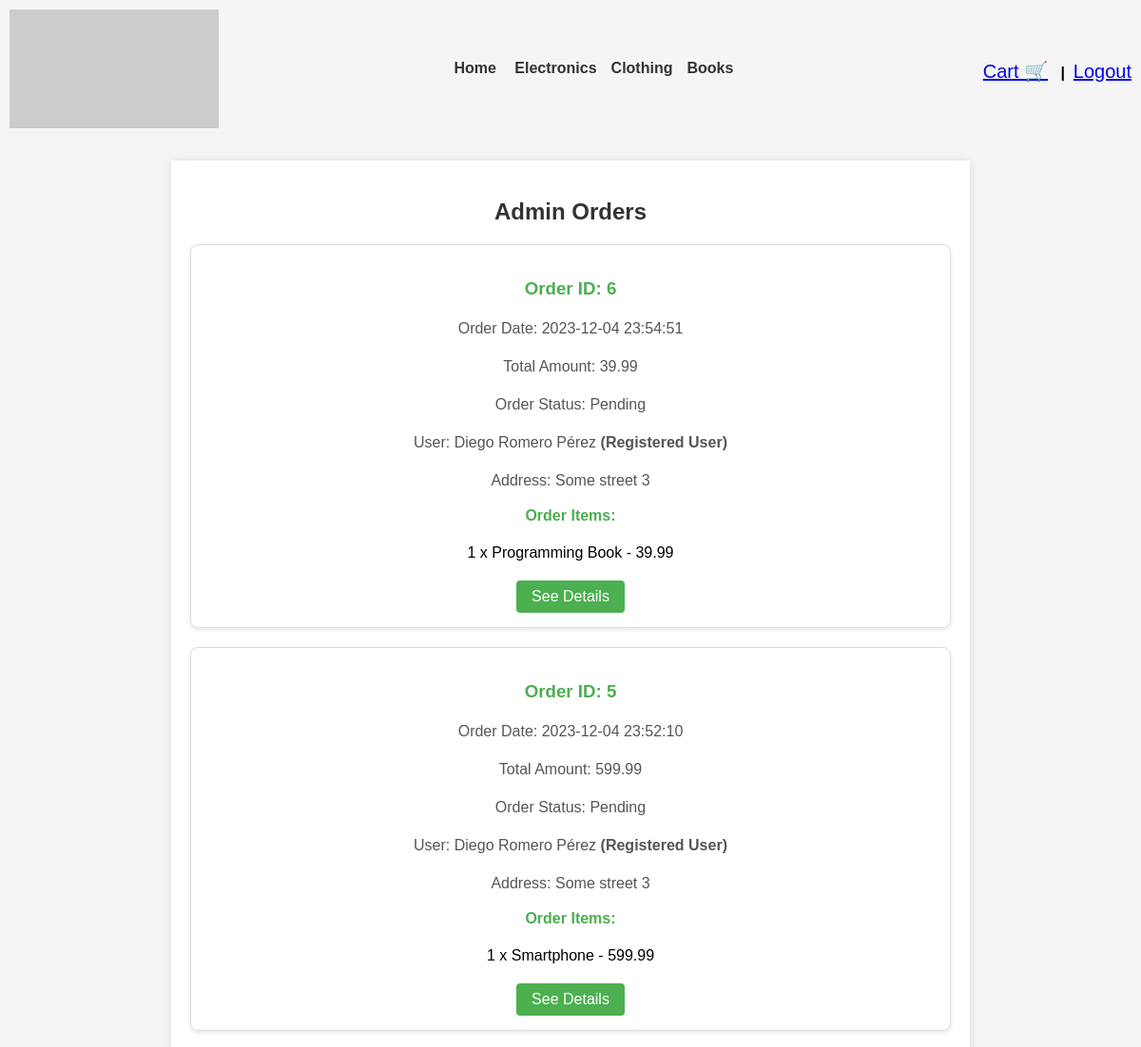
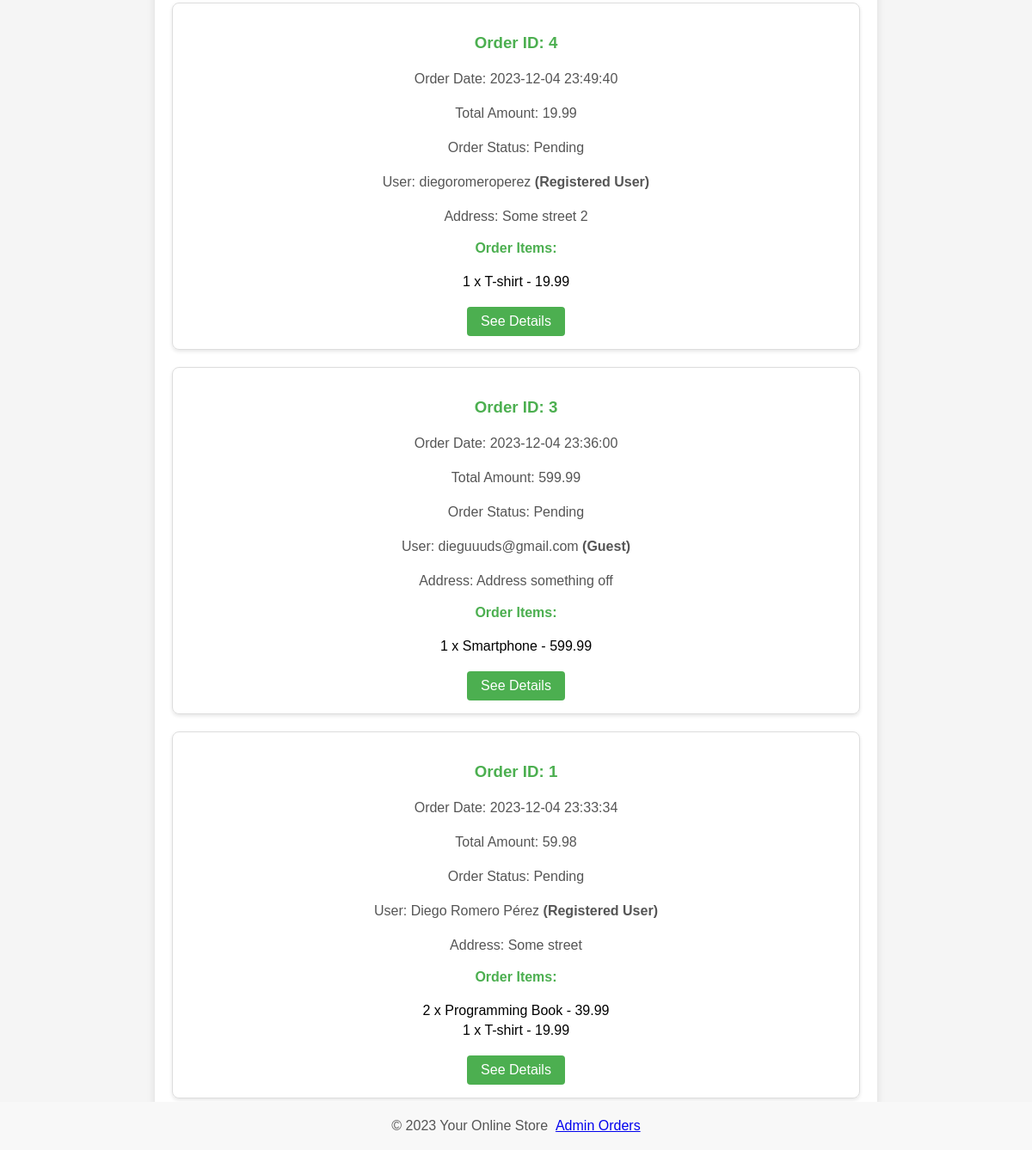
The page /pages/admin_orders.php (signed in) on the database as committed earlier (2 pictures, top to bottom).
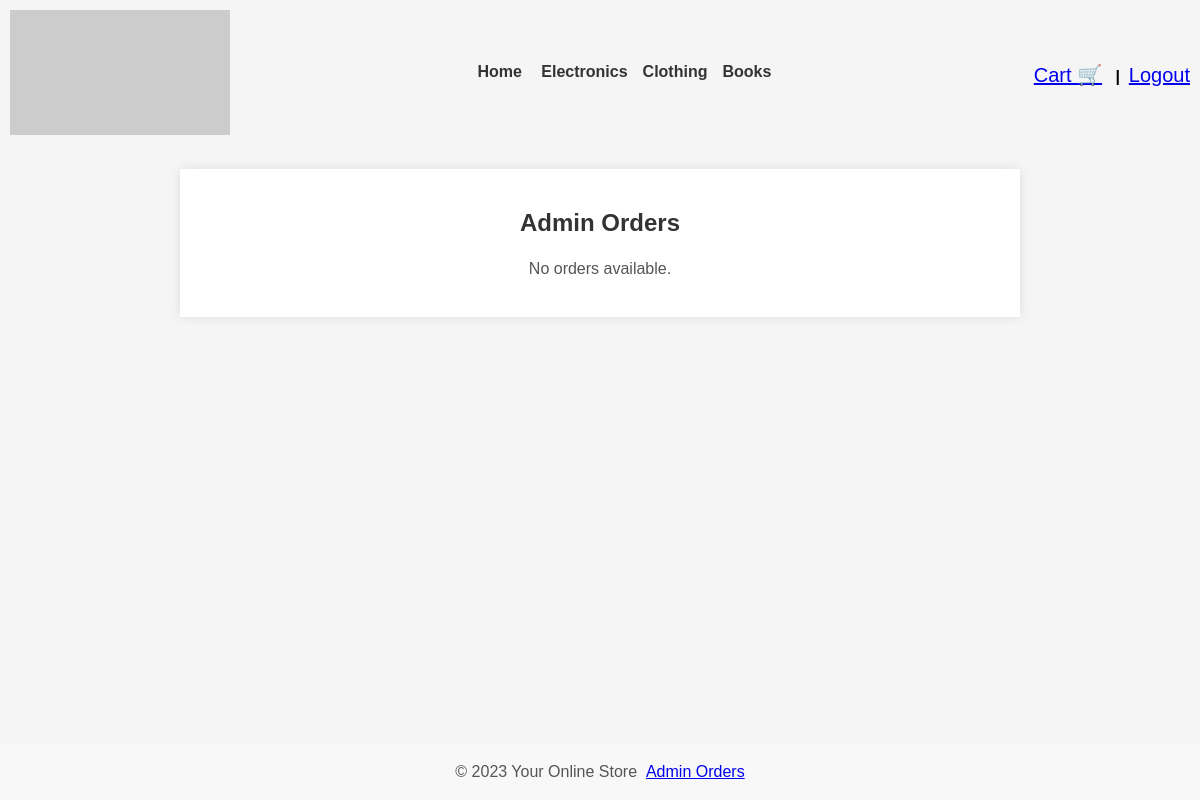
The same page on the database as committed later.
### tables this page shows
CREATE TABLE `categories` (
  `category_id` int(11) NOT NULL,
  `category_name` varchar(255) NOT NULL
);

CREATE TABLE `orders` (
  `order_id` int(11) NOT NULL,
  `user_id` int(11) DEFAULT NULL,
  `guest_id` int(11) DEFAULT NULL,
  `order_date` timestamp NOT NULL DEFAULT current_timestamp(),
  `total_amount` decimal(10,2) NOT NULL,
  `order_status` enum('Pending','Processing','Shipped','Delivered') DEFAULT 'Pending'
);

CREATE TABLE `users` (
  `user_id` int(11) NOT NULL,
  `username` varchar(50) NOT NULL,
  `password` varchar(255) NOT NULL,
  `email` varchar(255) NOT NULL,
  `full_name` varchar(100) NOT NULL,
  `address` varchar(255) DEFAULT NULL,
  `isAdmin` tinyint(1) DEFAULT 0,
  `created_at` timestamp NOT NULL DEFAULT current_timestamp()
);

CREATE TABLE `order_items` (
  `item_id` int(11) NOT NULL,
  `order_id` int(11) DEFAULT NULL,
  `product_id` int(11) DEFAULT NULL,
  `quantity` int(11) NOT NULL,
  `item_price` decimal(10,2) NOT NULL
);

CREATE TABLE `products` (
  `product_id` int(11) NOT NULL,
  `category_id` int(11) DEFAULT NULL,
  `product_name` varchar(255) NOT NULL,
  `description` text DEFAULT NULL,
  `price` decimal(10,2) NOT NULL,
  `stock_quantity` int(11) NOT NULL
);

CREATE TABLE `guests` (
  `guest_id` int(11) NOT NULL,
  `username` varchar(50) NOT NULL,
  `email` varchar(255) NOT NULL,
  `address` varchar(255) DEFAULT NULL,
  `created_at` timestamp NOT NULL DEFAULT current_timestamp()
);

### pages/admin_orders.php (the view, shortened to what this page needs)
<?php require_once(__DIR__ . '../../database/db.php'); ?>
<?php include_once(__DIR__ . '/../includes/header.php'); ?>
<main>
    <section class="admin-orders">
        <h2>Admin Orders</h2>
        <?php
        $query = "SELECT orders.*,
            users.full_name AS user_name, users.address AS user_address, users.full_name AS user_full_name,
            guests.username AS guest_user_name, guests.email AS guest_email, guests.address AS guest_address
          FROM orders
          LEFT JOIN users ON orders.user_id = users.user_id
          LEFT JOIN guests ON orders.guest_id = guests.guest_id
          ORDER BY orders.order_date DESC";
        $result = $conn->query($query);
        if ($result->num_rows > 0) {
            while ($row = $result->fetch_assoc()) {
                $orderId = $row['order_id'];
                $orderDate = $row['order_date'];
                $totalAmount = $row['total_amount'];
                $orderStatus = $row['order_status'];
                $userName = !$row['user_name'] ? $row['guest_user_name'] . "<strong> (Guest)</strong>" : $row['user_name'] . "<strong> (Registered User)</strong> ";
                $address = !$row['user_address'] ? $row['guest_address'] : $row['user_address'];
                echo "<div class='order'>";
                echo "<h3>Order ID: $orderId</h3>";
                echo "<p>Order Date: $orderDate</p>";
                echo "<p>Total Amount: $totalAmount</p>";
                echo "<p>Order Status: $orderStatus</p>";
                echo "<p>User: $userName</p>";
                echo "<p>Address: $address</p>";
                $itemsQuery = "SELECT order_items.quantity, order_items.item_price, products.product_name
                   FROM order_items
                   JOIN products ON order_items.product_id = products.product_id
                   WHERE order_items.order_id = $orderId";
                $itemsResult = $conn->query($itemsQuery);
                if ($itemsResult->num_rows > 0) {
                    echo "<h4>Order Items:</h4>";
                    echo "<ul>";
                    while ($item = $itemsResult->fetch_assoc()) {
                        echo "<li>{$item['quantity']} x {$item['product_name']} - {$item['item_price']}</li>";
                    }
                    echo "</ul>";
                } else {
                    echo "<p>No items in this order.</p>";
                }
                echo "<a href='order_details.php?order_id=$orderId' class='order-details-button'>See Details</a>";
                echo "</div>";
            }
        } else {
            echo "<p>No orders available.</p>";
        }
        ?>
    </section>
</main>
<?php include_once(__DIR__ . '/../includes/footer.php'); ?>

### includes/header.php (shortened to what this page needs)
<?php require_once(__DIR__ . '../../database/db.php'); ?>
<!DOCTYPE html>
<html lang="en">
<head>
</head>
<body>
    <header>
        <link rel="stylesheet" href="/online-store/assets/css/navbar.css">
        <span class="logo"><img src="https://dummyimage.com/220x125/000/fff" alt="Logo"></span>
        <nav>
            <ul>
                <li><a href="/online-store/index.php">Home</a></li>
                <?php
                $sql = "SELECT * FROM categories";
                $result = $conn->query($sql);
                if ($result->num_rows > 0) {
                    while ($row = $result->fetch_assoc()) {
                        $categoryId = $row['category_id'];
                        $categoryName = $row['category_name'];
                        echo "<li><a href='/online-store/pages/category.php?category=$categoryId'>$categoryName</a></li>";
                    }
                } else {
                    echo "<li>No categories available</li>";
                }
                ?>
            </ul>
        </nav>
        <div>
            <?php
            $cartItemCount = 0;
            if (isset($_SESSION['cart']) && is_array($_SESSION['cart'])) {
                $cartItemCount = count($_SESSION['cart']);
            } else {
                $cartItemCount = 0;
            }
            $cartItemCountStr = $cartItemCount > 0 ? '(' . $cartItemCount . ' elements in the cart)' : '';
            echo "<a class='cart-icon' href='/online-store/pages/view_cart.php'>Cart <span class='cart-icon'>🛒</span>$cartItemCountStr</a>&nbsp;&nbsp;";
            if (isset($_SESSION['user']['user_id'])) {
                echo "&nbsp;<strong>|</strong>&nbsp;
                        <a class='cart-icon' href='/online-store/pages/logout.php'>Logout</a>";
            } else {
                echo "&nbsp;<strong>|</strong>&nbsp;
                        <a class='cart-icon' href='/online-store/pages/login.php'>Login</a>";
            }
            ?>
        </div>
    </header>

### includes/footer.php
        <link rel="stylesheet" href="/online-store/assets/css/footer.css">
        <footer>
            <?php
            if (isset($_SESSION['user']['isAdmin']) && $_SESSION['user']['isAdmin']) {
                echo '<p>&copy; 2023 Your Online Store &nbsp;<a href="/online-store/pages/admin_orders.php">Admin Orders</a></p>';
            } else {
                echo '<p>&copy; 2023 Your Online Store</p>';
            }
            ?>
        </footer>
    </body>
</html>

### assets/css/navbar.css (style rules this page uses)
header { display: flex; justify-content: space-between; align-items: center; padding: 10px; }
nav ul { list-style: none; padding: 0; margin: 0; text-align: center; }
nav li { display: inline-block; margin-right: 15px; }
nav a { text-decoration: none; color: #333; font-weight: bold; font-size: 16px; }
.cart-icon { font-size: 20px; }

### assets/css/footer.css (style rules this page uses)
body { margin: 0; padding: 0; min-height: 100vh; position: relative; }
footer { position: fixed; bottom: 0; width: 100%; background-color: #f8f8f8; text-align: center; }

### pages/admin_orders.php (style rules this page uses)
body { font-family: 'Arial', sans-serif; background-color: #f5f5f5; margin: 0; padding: 0; }
main { max-width: 800px; margin: 20px auto; background-color: white; padding: 20px; box-shadow: 0 0 10px rgba(0, 0, 0, 0.1); }
.admin-orders { text-align: center; }
h2 { color: #333; }
p { color: #555; line-height: 1.5; }
ul { list-style-type: none; padding: 0; margin: 10px 0; }
li { margin-bottom: 5px; }
h3 { color: #4caf50; margin-top: 20px; }
h4 { color: #4caf50; margin-top: 15px; }
.order { border: 1px solid #ddd; padding: 15px; margin: 20px 0; border-radius: 8px; box-shadow: 0 2px 4px rgba(0, 0, 0, 0.1); }
.order-details-button { background-color: #4caf50; color: white; padding: 8px 16px; text-decoration: none; border-radius: 4px; display: inline-block; margin-top: 10px; transition: background-color 0.3s; }

Rows that differ between the two databases and show on the page:
removed orders: order_id "6", order_date "2023-12-04 23:54:51", total_amount "39.99", order_status "Pending", user.full_name "Diego Romero Pérez", user.address "Some street 3"
removed order_items: quantity "1", product.product_name "Programming Book", item_price "39.99", shown under "6"
removed orders: order_id "5", order_date "2023-12-04 23:52:10", total_amount "599.99", order_status "Pending", user.full_name "Diego Romero Pérez", user.address "Some street 3"
removed order_items: quantity "1", product.product_name "Smartphone", item_price "599.99", shown under "5"
removed orders: order_id "4", order_date "2023-12-04 23:49:40", total_amount "19.99", order_status "Pending", user.full_name "diegoromeroperez", user.address "Some street 2"
removed order_items: quantity "1", product.product_name "T-shirt", item_price "19.99", shown under "4"
removed orders: order_id "3", order_date "2023-12-04 23:36:00", total_amount "599.99", order_status "Pending", guest.username "dieguuuds@gmail.com", guest.address "Address something off"
removed order_items: quantity "1", product.product_name "Smartphone", item_price "599.99", shown under "3"
removed orders: order_id "1", order_date "2023-12-04 23:33:34", total_amount "59.98", order_status "Pending", user.full_name "Diego Romero Pérez", user.address "Some street"
removed order_items: quantity "2", product.product_name "Programming Book", item_price "39.99", shown under "1"
removed order_items: quantity "1", product.product_name "T-shirt", item_price "19.99"
Other text that changed with them:
text now shown: "No orders available."
